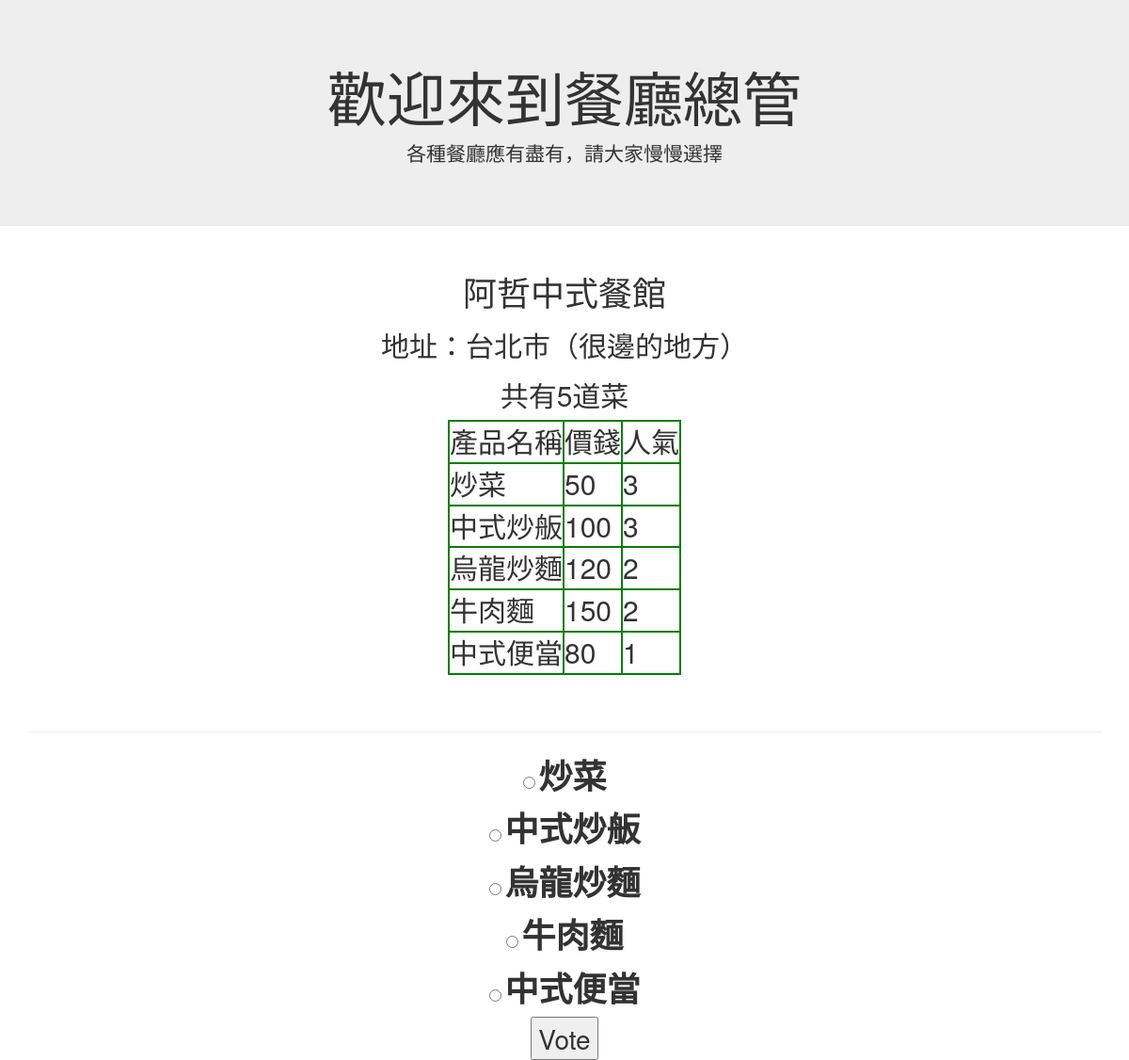
Before: /1/ with the older database file.
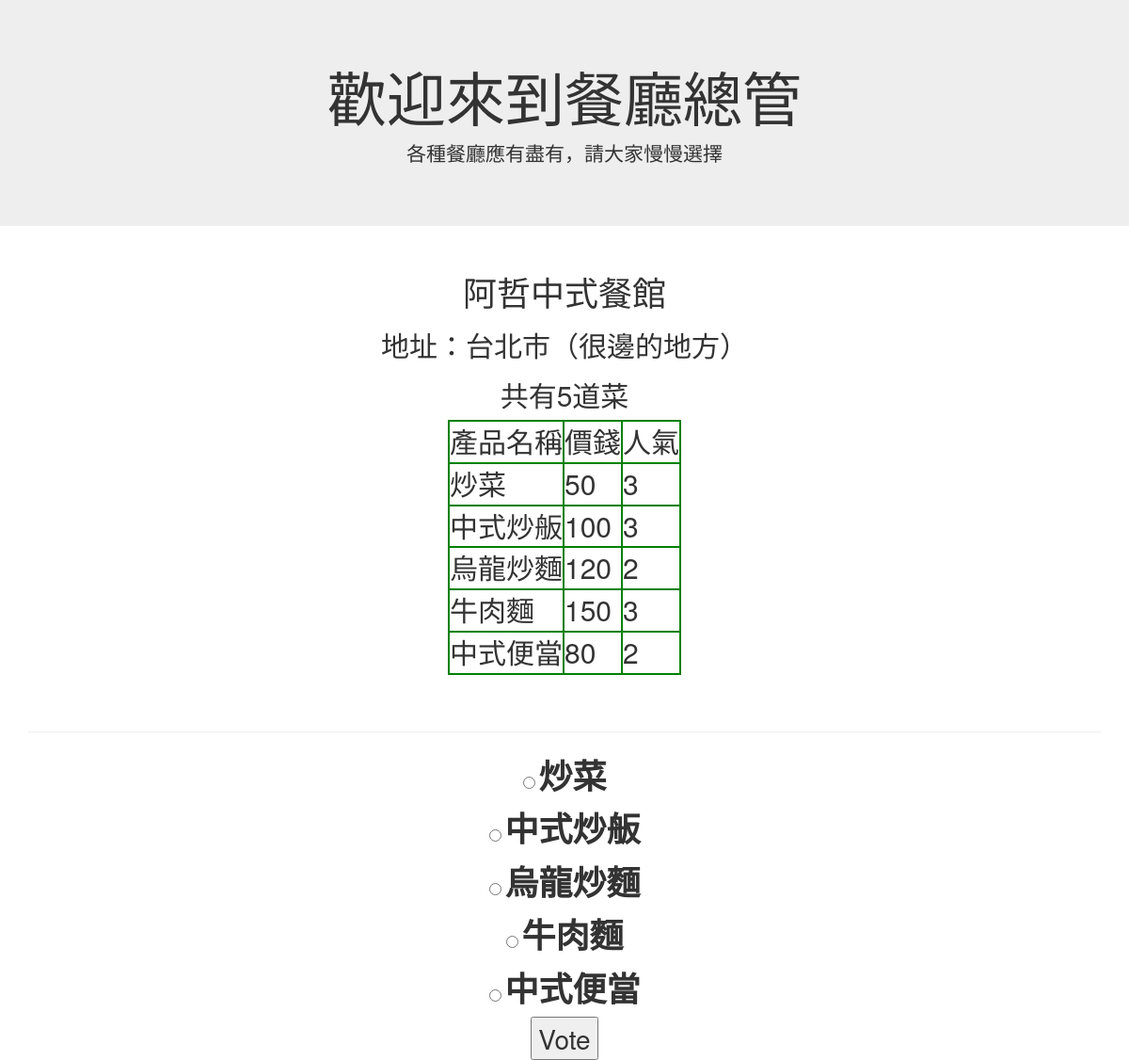
After: the same page with the newer database file.
### polls/models.py (models this page shows, shortened)
class Restaurant(models.Model):
	restaurant_name = models.CharField(max_length=200)
	address = models.CharField(max_length=200)

class Menu(models.Model):
	restaurant = models.ForeignKey(Restaurant, on_delete=models.CASCADE)
	dish_name = models.CharField(max_length=200)
	price = models.IntegerField(default=0)
	population = models.IntegerField(default=0)

### polls/views.py (the view)
# urls.py: url(r'^(?P<restaurant_id>[0-9]+)/$', views.detail, name='detail'),
def detail(request, restaurant_id):
    try:
        restaurant = Restaurant.objects.get(pk=restaurant_id)
    except Restaruant.DoesNotExist:
        raise Http404("Restaruant does not exist")
    return render(request, 'polls/detail.html', {'restaurant': restaurant})

### polls/templates/polls/detail.html (shortened to what this page needs)
<!DOCTYPE html>
<html lang="en">
<head>
  <link rel="stylesheet" href="https://maxcdn.bootstrapcdn.com/bootstrap/3.3.7/css/bootstrap.min.css">
</head>
<body>
<div class="jumbotron text-center">
  <h1>歡迎來到餐廳總管</h1>
  <p>各種餐廳應有盡有，請大家慢慢選擇</p>
</div>
<div class="container">
  <center><h1>{{ restaurant.restaurant_name }}</h1></center>
  <center><h2>地址：{{ restaurant.address }}</h2></center>
  <center><h2>共有{{ restaurant.menu_set.all | length }}道菜</h2></center>
  <center><table>
    <tr><td>產品名稱</td><td>價錢</td><td>人氣</td></tr>
    {% for menu in restaurant.menu_set.all %}
        <tr><td>{{menu.dish_name}}</td><td>{{menu.price}}</td><td>{{menu.population}}</td></tr>
    {% endfor %}
  </table></center>
  <br><br>
  <hr>
	<center><form action="{% url 'polls:vote' restaurant.id %}" method="post">
		{% for menu in restaurant.menu_set.all %}
    		<input type="radio" name="menu" id="menu{{ forloop.counter }}" value="{{ menu.id }}"  style = "font-size:24px"/>
    		<label for="menu{{ forloop.counter }}" style = "font-size:36px">{{ menu.dish_name }}</label><br />
		{% endfor %}
			<input type="submit" value="Vote" style = "font-size:28px"/>
	</form></center>
</div>
</body>
</html>

### polls/templates/polls/detail.html (style rules this page uses)
table, tr, td { border:2px solid green; font-size:30px; }

Changed rows visible on the page:
changed Menu "牛肉麵": population "2" → "3"
changed Menu "中式便當": population "1" → "2"
